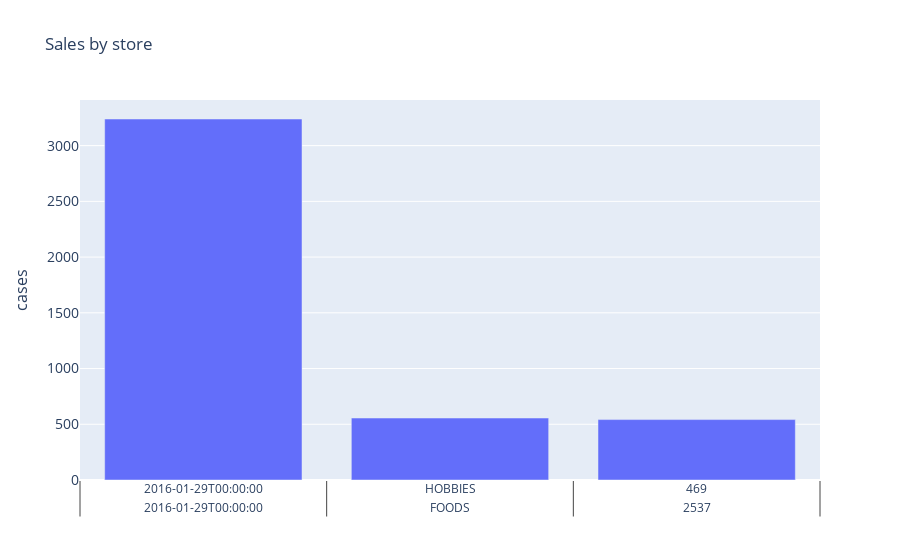

Write notebook code for a chart like this one.
### Code cell
def plot_grouped_values(df, from_date):
    fig = go.Figure(data=[
        go.Bar(name='predicted', x=(df.loc[df['date'] >= from_date]), y=df['items_sold'], hovertext=df['cat_id'])
    ])
    # Change the bar mode
    fig.update_layout(barmode='group',
        title='Sales by store',
        yaxis=dict(
            title='cases',
            titlefont_size=16,
            tickfont_size=14,
        ))
    fig.show()
    
plot_grouped_values(df_sales, '2016-01-29')

### Figure 1 — Plotly figure (JSON) as saved in the notebook; plotly's stock layout.template omitted (floating-point values rounded to 4 significant figures; data arrays with more than 128 entries replaced by an {"elided": "..."} marker saying what was removed)
{"data": [{"hovertext": {"elided": "5823 str values"}, "name": "predicted", "type": "bar", "x": {"elided": "345x3 mixed values"}, "y": {"elided": "5823 int values"}}], "layout": {"autosize": true, "barmode": "group", "title": {"text": "Sales by store"}, "xaxis": {"autorange": true, "range": [-0.5, 2.5], "type": "multicategory"}, "yaxis": {"autorange": true, "range": [0, 3409.0], "tickfont": {"size": 14}, "title": {"font": {"size": 16}, "text": "cases"}, "type": "linear"}}}
